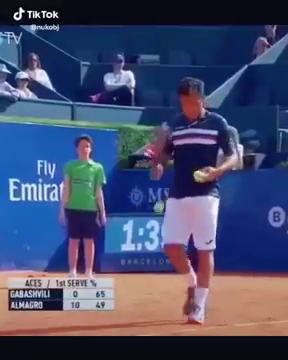
#> input picture frame 31 of videos/video.mp4, 288 x 360 px
$ python videoDetect.py
#> lines starting #> are read from the running program, lines starting #| are printed output that depends on the picture
# -*- coding: UTF-8 -*-
import cv2
from matplotlib import pyplot as plt
fig = plt.figure()
plt.rcParams['figure.figsize'] = (224, 224)

face_cascade = cv2.CascadeClassifier('modelo/haarcascade_frontalface_default.xml')

cap = cv2.VideoCapture("videos/video.mp4")

i = 0
j = 0
while (cap.isOpened()):
    ret, frame = cap.read()
#> frame is the input picture: shape (360, 288, 3); mean B, G, R 108.6, 76.3, 69.7
    if ret == True:
        gray = cv2.cvtColor(frame, cv2.COLOR_BGR2GRAY)
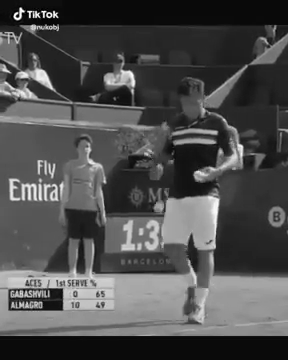
#> gray: shape (360, 288); min 0, max 255, mean 78
        hist_full = cv2.calcHist([gray],[0],None,[256],[0,256])
#> hist_full = 256 values, max 6981 at index 10, min 1 at index 249, mean 405
        plt.hist(hist_full)
        j += 1
        plt.savefig("Hist/frame{}.png".format(j))
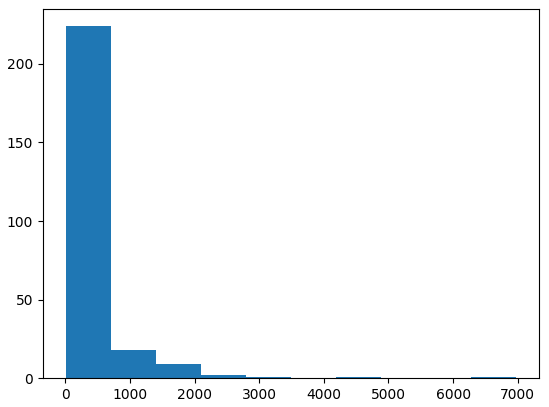
#> figure drawn by matplotlib, 1 panel; tallest bar 224 high, from x = 1 to 699

        faces = face_cascade.detectMultiScale(
            gray,
            scaleFactor=1.1,
            minNeighbors=5,
            minSize=(30, 30),
        )
#> faces = ()

        for (x,y,w,h) in faces:
            roi_color = frame[y:y+h, x:x+w]
            i += 1
            cv2.imwrite("Pessoas/face{}.jpg".format(i), roi_color)
            gray1 = cv2.cvtColor(roi_color, cv2.COLOR_BGR2GRAY)
            hist_full1 = cv2.calcHist([gray1],[0],None,[256],[0,256])
            plt.hist(hist_full1)
            plt.savefig("HistFace/frame{}.png".format(i))
#> this loop made 0 passes
#> after the loop, i = 0
    else:
        break

cap.release()
cv2.destroyAllWindows()
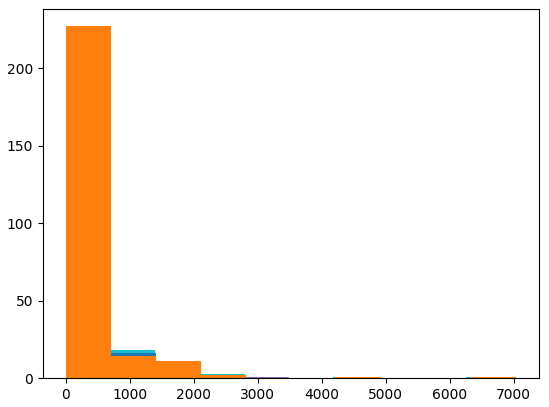
#> figure drawn by matplotlib, 1 panel; tallest bar 224 high, from x = 1 to 699; tallest bar 226 high, from x = 0 to 699.6; tallest bar 226 high, from x = 0 to 699.5

$ run again, starting later in the video
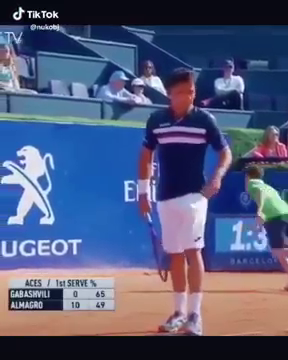
#> input picture frame 140 of videos/video.mp4, 288 x 360 px
#> frame is the input picture: shape (360, 288, 3); mean B, G, R 123.3, 90.4, 82.7
#> `gray = cv2.cvtColor(frame, cv2.COLOR_BGR2GRAY)`:
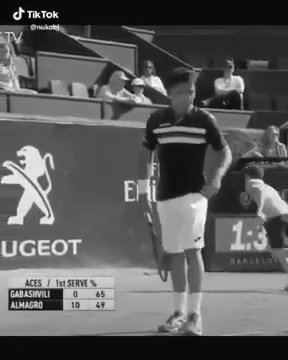
#> gray: shape (360, 288); min 0, max 255, mean 91.8
#> hist_full = 256 values, max 7506 at index 10, min 1 at index 254, mean 405
#> faces = ()
#> after the loop `for (x,y,w,h) in faces:`: i = 0
#> `cv2.destroyAllWindows()`:
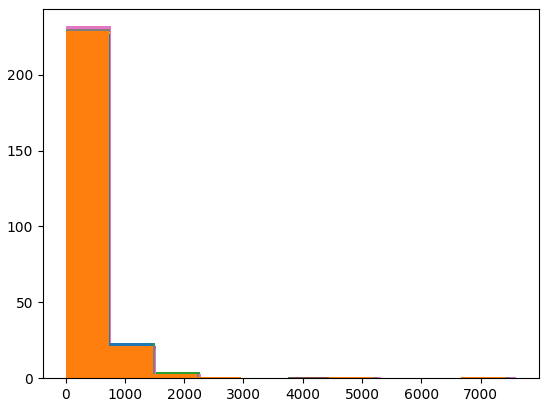
#> figure drawn by matplotlib, 1 panel; tallest bar 228 high, from x = 1 to 751.5; tallest bar 229 high, from x = 0 to 752.8; tallest bar 227 high, from x = 0 to 753.6

$ run again, starting later in the video
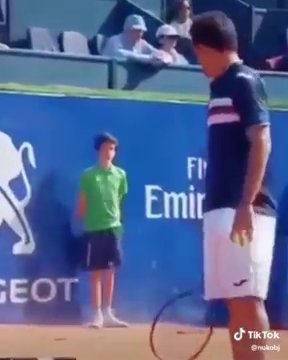
#> input picture frame 249 of videos/video.mp4, 288 x 360 px
#> frame is the input picture: shape (360, 288, 3); mean B, G, R 143.5, 101.7, 88
#> `gray = cv2.cvtColor(frame, cv2.COLOR_BGR2GRAY)`:
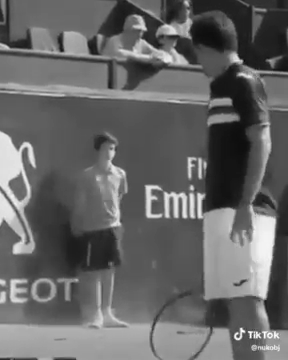
#> gray: shape (360, 288); min 11, max 255, mean 102.3
#> hist_full = 256 values, max 3576 at index 81, min 0 at index 0, mean 405
#> faces = ()
#> after the loop `for (x,y,w,h) in faces:`: i = 0
#> `cv2.destroyAllWindows()`:
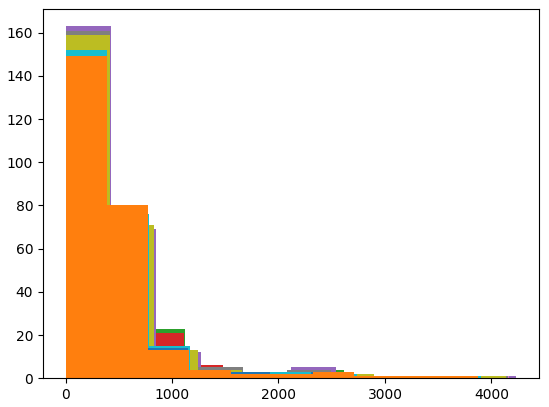
#> figure drawn by matplotlib, 1 panel; tallest bar 145 high, from x = 0 to 357.6; tallest bar 145 high, from x = 0 to 357.7; tallest bar 148 high, from x = 0 to 373.3
